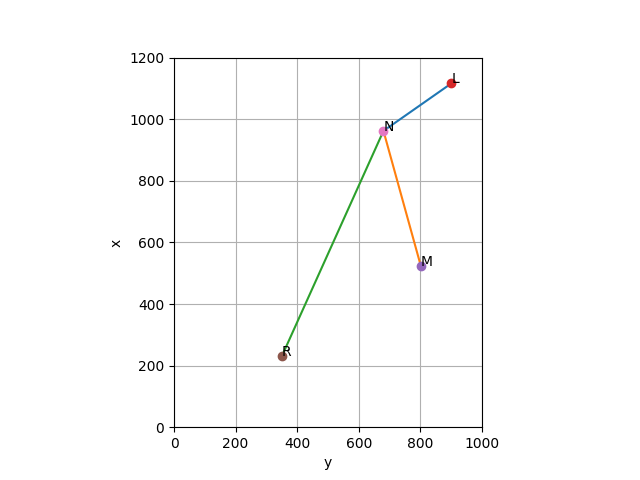

Write the Python code that produced this figure.
from lib2d.Segment import Segment
from lib2d.Circle import Circle
from lib2d.Point import Point
from lib2d.Line import Line
from lib.Angle import Angle, gon
from lib2d.Plot import Plot
from lib2d.Algorithms import HA1, HA2, Rückwärtsschnitt

L = Point(1116.01, 900.16)
M = Point(522.89, 801.57)
R = Point(230.53, 350.13)

# unorientierte Richtungen
wNL = gon(0)
wNM = gon(121.6816)
wNR = gon(165.8394)

N = Rückwärtsschnitt(L, M, R, wNL, wNM, wNR)

p = Plot(Point(0, 0), Point(1200, 1000))
p.add_segment(Segment.from_points(N, L))
p.add_segment(Segment.from_points(N, M))
p.add_segment(Segment.from_points(N, R))
p.add_point(L, "L")
p.add_point(M, "M")
p.add_point(R, "R")
p.add_point(N, "N")
p.save("Geomathematik1/Beispiel 19.png")

print("N =", N)
